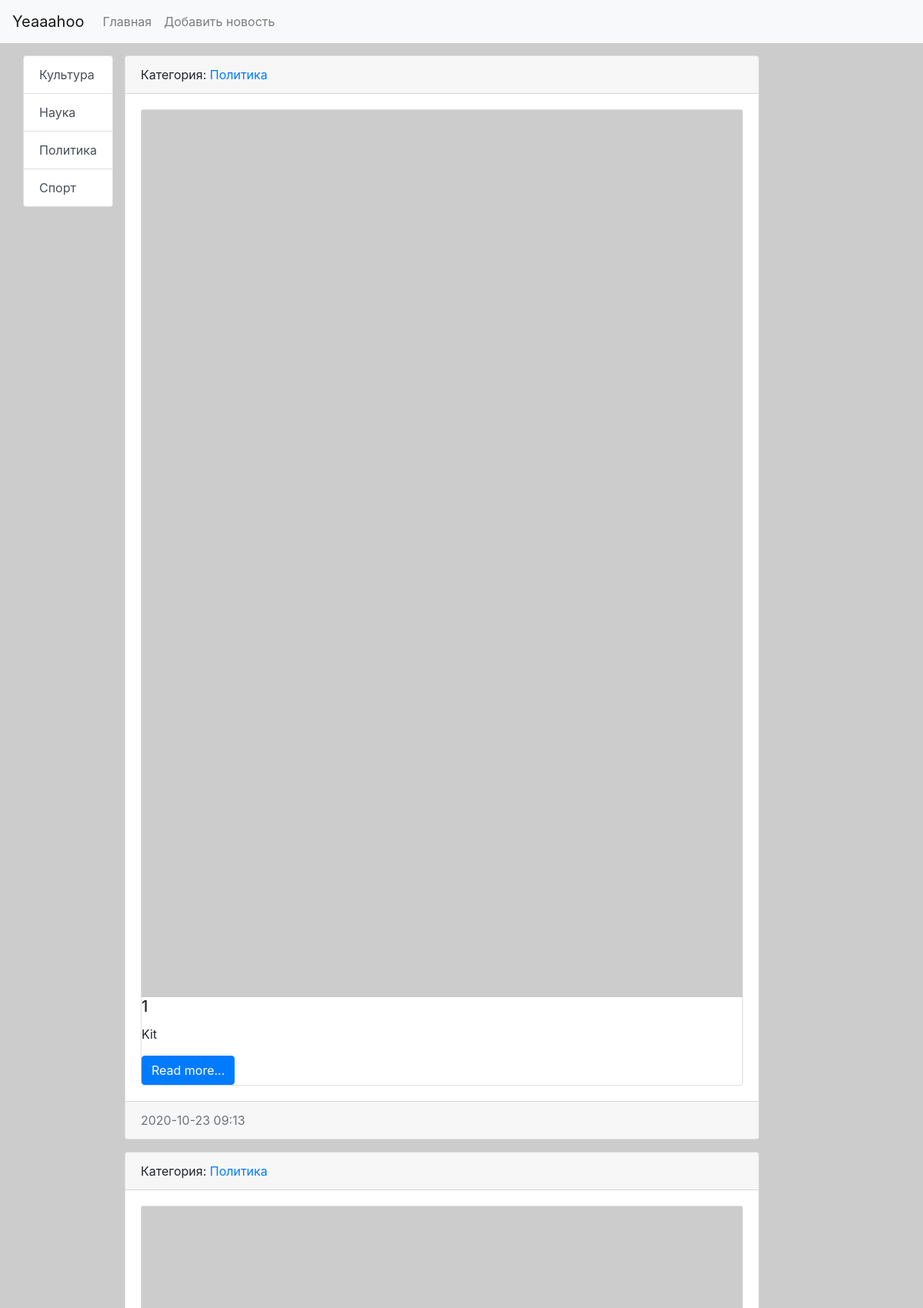
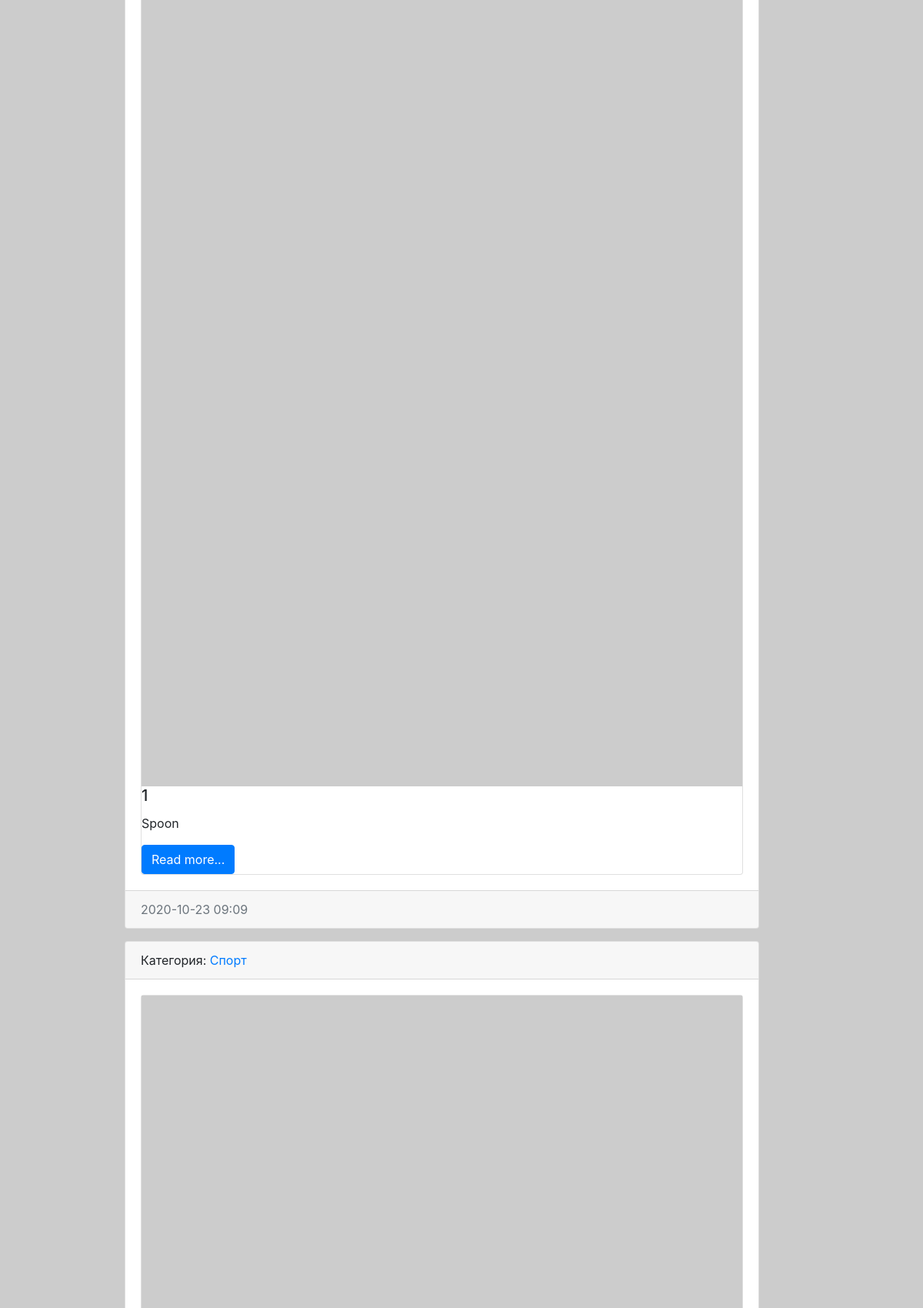
The page / (upper part) on the database its author committed (2 pictures, top to bottom).
### news/models.py (models this page shows, shortened)
class Category(models.Model):
    title = models.CharField(max_length=150, db_index=True, verbose_name="Наименование")
    def get_absolute_url(self):
        return reverse('category', kwargs={"category_id": self.pk})
    def __str__(self):
        return self.title
    class Meta:
        verbose_name = 'Категория'
        verbose_name_plural = 'Категории'
        ordering = ['title']

class News(models.Model):
    title = models.CharField(max_length=150, verbose_name='Наименование')
    content = models.TextField(blank=True, verbose_name='Контет')
    created_at = models.DateTimeField(auto_now_add=True, verbose_name='Создано')
    updated_at = models.DateTimeField(auto_now=True, verbose_name='Обновлено')
    photo = models.ImageField(upload_to='photos/%Y/%m/%d/', verbose_name='Фото')
    is_published = models.BooleanField(default=True, verbose_name='Публиковано?')
    category = models.ForeignKey('Category', on_delete=models.PROTECT, verbose_name="Категория")
    def get_absolute_url(self):
        return reverse('view_news', kwargs={"pk": self.pk})
    def __str__(self):
        return self.title
    class Meta:
        verbose_name = 'Новость'
        verbose_name_plural = 'Новости'
        ordering = ['-created_at']

### news/views.py (the view)
# urls.py: path('', HomeNews.as_view(), name='home'),
class HomeNews(ListView):
    model = News
    template_name = 'news/home_news_list.html'
    context_object_name = 'news'
    extra_context = {'title': 'Главная'}
    def get_context_data(self, *, object_list=None, **kwargs):
        context = super().get_context_data(**kwargs)
        print(context)
        context['title'] = 'Главная страница'
        return context
    def get_queryset(self):
        return News.objects.filter(is_published=True)\

### news/templatetags/news_tags.py (called while the page is built)
@register.inclusion_tag('news/list_categories.html')
def show_categories(arg1='Hello', arg2='World'):
    categories = Category.objects.all()
    return {'categories': categories, 'arg1': arg1, 'arg2': arg2}

### news/templates/news/home_news_list.html (shortened to what this page needs)
{% extends 'base.html' %}
{% block sidebar %}
{% include 'inc/_sidebar.html' %}
{% endblock %}
{% block content %}
              {% for foo in news %}
                  <div class="card mb-3">
                      <div class="card-header">
                          Категория: <a href="{{ foo.category.get_absolute_url }}">{{ foo.category }}</a>
                      </div>
                      <div class="card-body">
                        <div class="card">
                        {% if foo.photo %}
                            <img src="{{ foo.photo.url }}" alt="" width="350" class="mr-3">
                            {% else %}
                            <img src="https://picsum.photos/id/237/350/300" alt="">
                        {% endif %}
                            <div class="media-body">
                                <h5 class="card-title">{{ foo.title }}</h5>
                                {% autoescape off %}
                                <p class="card-text">{{ foo.content }}</p>
                                {% endautoescape %}
                            <a href="{{foo.get_absolute_url}}" class="btn btn-primary">Read more...</a>
                        </div>
                        </div>
                      </div>
                      <div class="card-footer text-muted">
                          {{ foo.created_at|date:"Y-m-d H:i" }}
                      </div>
                  </div>
                  {% empty %}
                  Oops
              {% endfor %}
{% endblock %}

### templates/base.html (shortened to what this page needs)
{% load static %}
<!doctype html>
<html lang="en">
  <head>
<link rel="stylesheet" href="{% static 'bootstrap/css/bootstrap.min.css' %}">
<link rel="stylesheet" href="{% static 'css/style.css' %}">
  </head>
  <body>
  {% include 'inc/_nav.html' %}
  <div class="container mt-3">
      <div class="row">
      <div class=" .col-md-3">
       {% block sidebar %}{% endblock %}
      </div>
      <div class="col-md-9">
      {% block content %}{% endblock %}
      </div>
      </div>
  </div>
  </body>
</html>

### templates/inc/_nav.html (shortened to what this page needs)
  <nav class="navbar navbar-expand-lg navbar-light bg-light">
      <a class="navbar-brand" href="{% url 'home' %}">Yeaaahoo</a>
      <div class="collapse navbar-collapse" id="navbarSupportedContent">
          <ul class="navbar-nav mr-auto">
              <li class="nav-item">
                  <a class="nav-link" href="{% url 'home' %}">Главная</a>
              </li>
              <li class="nav-item">
                  <a class="nav-link" href="{% url 'add_news' %}">Добавить новость</a>
              </li>
          </ul>
      </div>
  </nav>

### templates/inc/_sidebar.html (shortened to what this page needs)
{% load news_tags %}
{% show_categories %}

### news/templates/news/list_categories.html
<div class="list-group">
    {% for item in categories %}
  <a href="{{ item.get_absolute_url }}" class="list-group-item list-group-item-action">{{ item.title}}</a>
    {% endfor %}
</div>

### portal/static/css/style.css (style rules this page uses)
body { background-color: #ccc; }

### rows shown on the page
Category: title "Культура"
Category: title "Наука"
Category: title "Политика"
Category: title "Спорт"
News: category "Политика", title "1", content "Kit", created_at "2020-10-23 09:13"
News: category "Политика", title "1", content "Spoon", created_at "2020-10-23 09:09"
News: category "Спорт"
